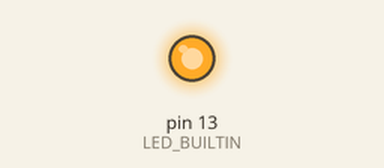
Recording of a sketch running on a simulated Arduino Uno, built with avr-gcc and run on an emulated ATmega328P. Parts: output pins drawn as LEDs (lit = HIGH).

Above: at 0.5 s.
At 5.0 s:
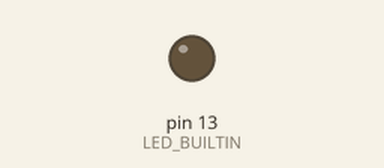
Timing chart, 0 to 6.9 s (numbered marks = the images above):
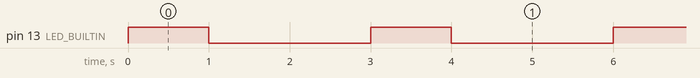

The sketch:

parte1.ino
```cpp
int tempoLigado = 1000; // 1 segundo
int tempoDesligado = 2000; // 2 segundos

void setup() {
    // Configura o led como output, indicando que é um pino de saída de sinal
    pinMode(LED_BUILTIN, OUTPUT);
}

void loop() {
    // Liga o led
    digitalWrite(LED_BUILTIN, HIGH);
    // Espera pelo tempo determinado na variável tempoLigado
    delay(tempoLigado);
    // Desliga o led
    digitalWrite(LED_BUILTIN, LOW);
    // Espera pelo tempo determinado na variável tempoDesligado
    delay(tempoDesligado);
}
```

Measured:
- by itself, pin 13 (LED_BUILTIN): alternates HIGH for 1.0 s and LOW for 2.0 s
